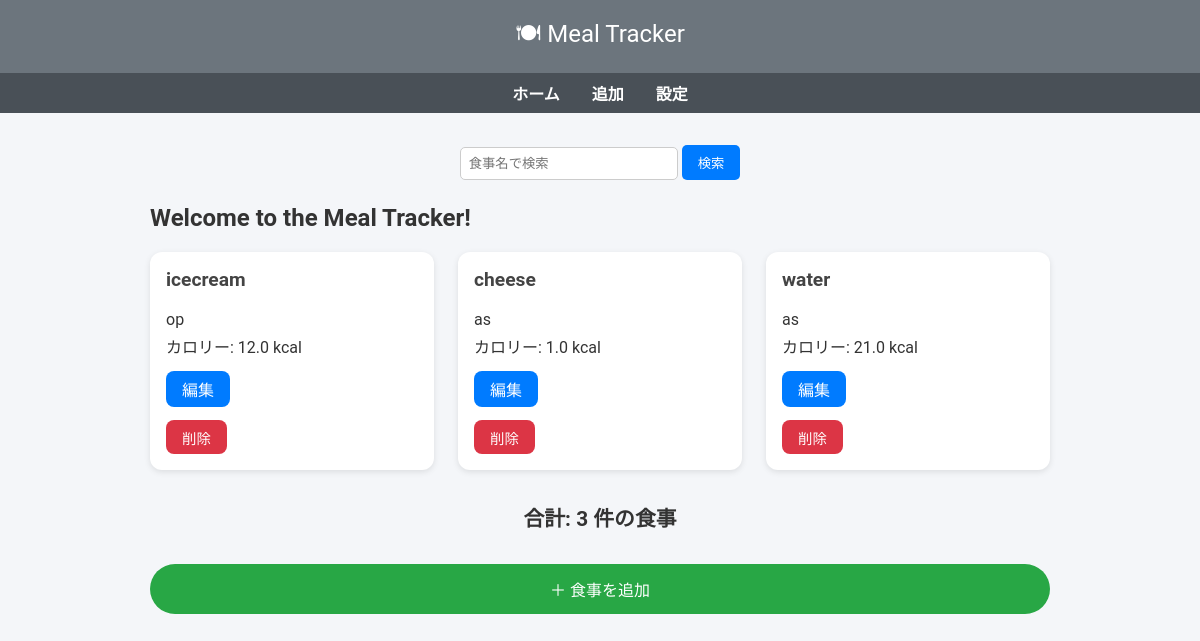
Page /main/ on the earlier database version.
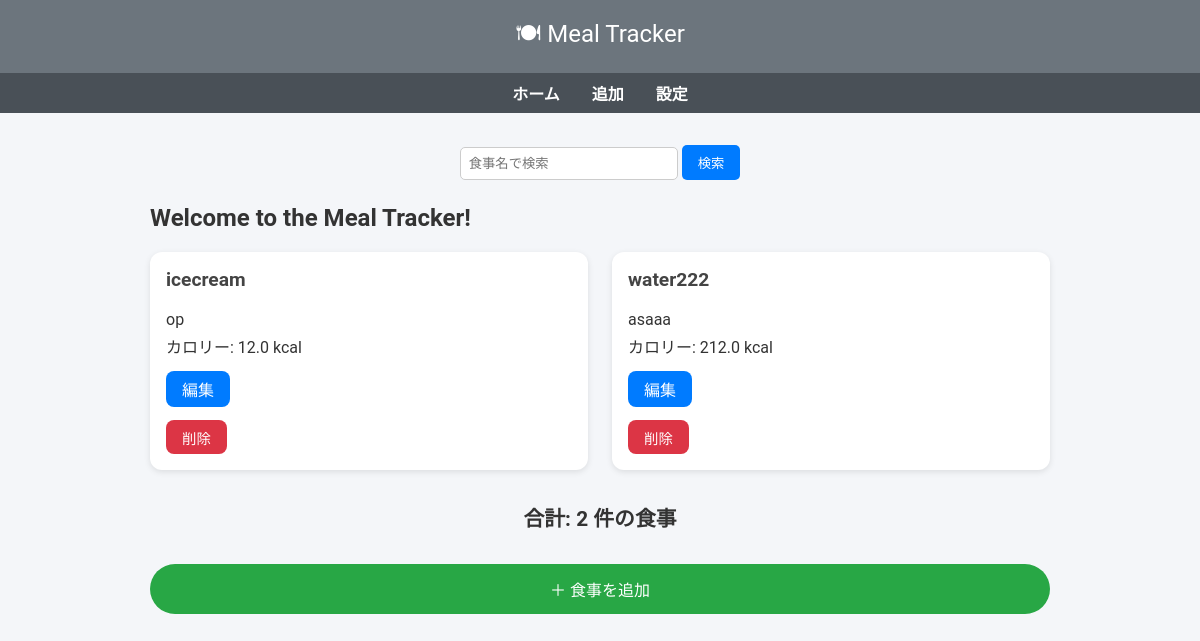
Same page on the later database version.
### main/models.py (models this page shows, shortened)
class Meal(models.Model):
    name = models.CharField(max_length=100)
    description = models.TextField(blank=True)
    calories = models.FloatField(default=0)
    protein = models.FloatField(default=0)  # タンパク質
    fat = models.FloatField(default=0)      # 脂質
    carbs = models.FloatField(default=0)    # 炭水化物

### main/views.py (the view)
# urls.py: path('', views.index, name='index'),
def index(request):
    query = request.GET.get('q', '')  # URLパラメータ 'q' を取得
    if query:
        meals = Meal.objects.filter(name__icontains=query)  # 部分一致検索
    else:
        meals = Meal.objects.all()
    params = {
        'title': 'Meal Tracker',
        'message': 'Welcome to the Meal Tracker!',
        'meals': meals,
        'query': query,
    }
    return render(request, 'main/index.html', params)

### main/templates/main/index.html (shortened to what this page needs)
<!DOCTYPE html>
<html lang="ja">
<head>
</head>
<body>
  <header>🍽 {{ title }}</header>
  <nav>
    <a href="/main">ホーム</a>
    <a href="/main/create">追加</a>
    <a href="#">設定</a>
  </nav>
  <main>
    <form method="get" style="text-align:center; margin-bottom:1.5rem;">
  <input type="text" name="q" placeholder="食事名で検索" value="{{ query }}" style="padding:0.5rem; width:200px; border-radius:5px; border:1px solid #ccc;">
  <button type="submit" style="padding:0.5rem 1rem; border:none; border-radius:5px; background:#007bff; color:#fff; cursor:pointer;">検索</button>
</form>
    <h2>{{ message }}</h2>
    <div class="meal-grid">
      {% for meal in meals %}
      <div class="meal-card">
        <h3>{{ meal.name }}</h3>
        <p>{{ meal.description }}</p>
        <p>カロリー: {{ meal.calories }} kcal</p>
        <a href="{% url 'update' meal.id %}" style="display:inline-block; margin-top:0.5rem; padding:0.4rem 1rem; background:#007bff; color:#fff; border-radius:8px; text-decoration:none;">編集</a>
        <form action="{% url 'delete' meal.id %}" method="post">
          <button type="submit" class="delete-btn">削除</button>
        </form>
      </div>
      {% empty %}
      <p>まだ食事が登録されていません。</p>
      {% endfor %}
    </div>
    <div class="total">
      合計: {{ meals|length }} 件の食事
    </div>
    <a href="{% url 'create' %}" class="add-btn">＋ 食事を追加</a>
  </main>
</body>
</html>

### main/templates/main/index.html (style rules this page uses)
body { font-family: 'Roboto', sans-serif; background-color: #f4f6f9; margin: 0; padding: 0; color: #333; }
header { background-color: #6c757d; color: #fff; padding: 1rem; text-align: center; font-size: 1.5rem; }
nav { display: flex; justify-content: center; gap: 2rem; background: #495057; padding: 0.5rem 0; }
nav a { color: #fff; text-decoration: none; font-weight: bold; }
main { max-width: 900px; margin: 2rem auto; padding: 0 1rem; }
.meal-grid { display: grid; grid-template-columns: repeat(auto-fit, minmax(200px, 1fr)); gap: 1.5rem; }
.meal-card { background: #fff; padding: 1rem; border-radius: 12px; box-shadow: 0 2px 6px rgba(0,0,0,0.1); transition: transform 0.2s; }
.meal-card h3 { margin-top: 0; font-size: 1.2rem; color: #444; }
.meal-card p { margin: 0.3rem 0; }
.delete-btn { margin-top: 0.8rem; padding: 0.4rem 1rem; font-size: 0.9rem; color: #fff; background-color: #dc3545; border: none; border-radius: 8px; cursor: pointer; transition: background 0.3s; }
.total { margin-top: 2rem; text-align: center; font-size: 1.3rem; font-weight: bold; }
.add-btn { display: block; margin: 2rem auto; padding: 0.8rem 1.5rem; font-size: 1rem; color: #fff; background-color: #28a745; border: none; border-radius: 25px; cursor: pointer; transition: background 0.3s; text-align: center; text-decoration: none; }

Differences in the rows shown:
removed Meal: name "cheese", description "as", calories "1.0"
changed Meal: name "water" → "water222"; description "as" → "asaaa"; calories "21.0" → "212.0"
Other differences:
{{ meals|length }}: "3" → "2"
